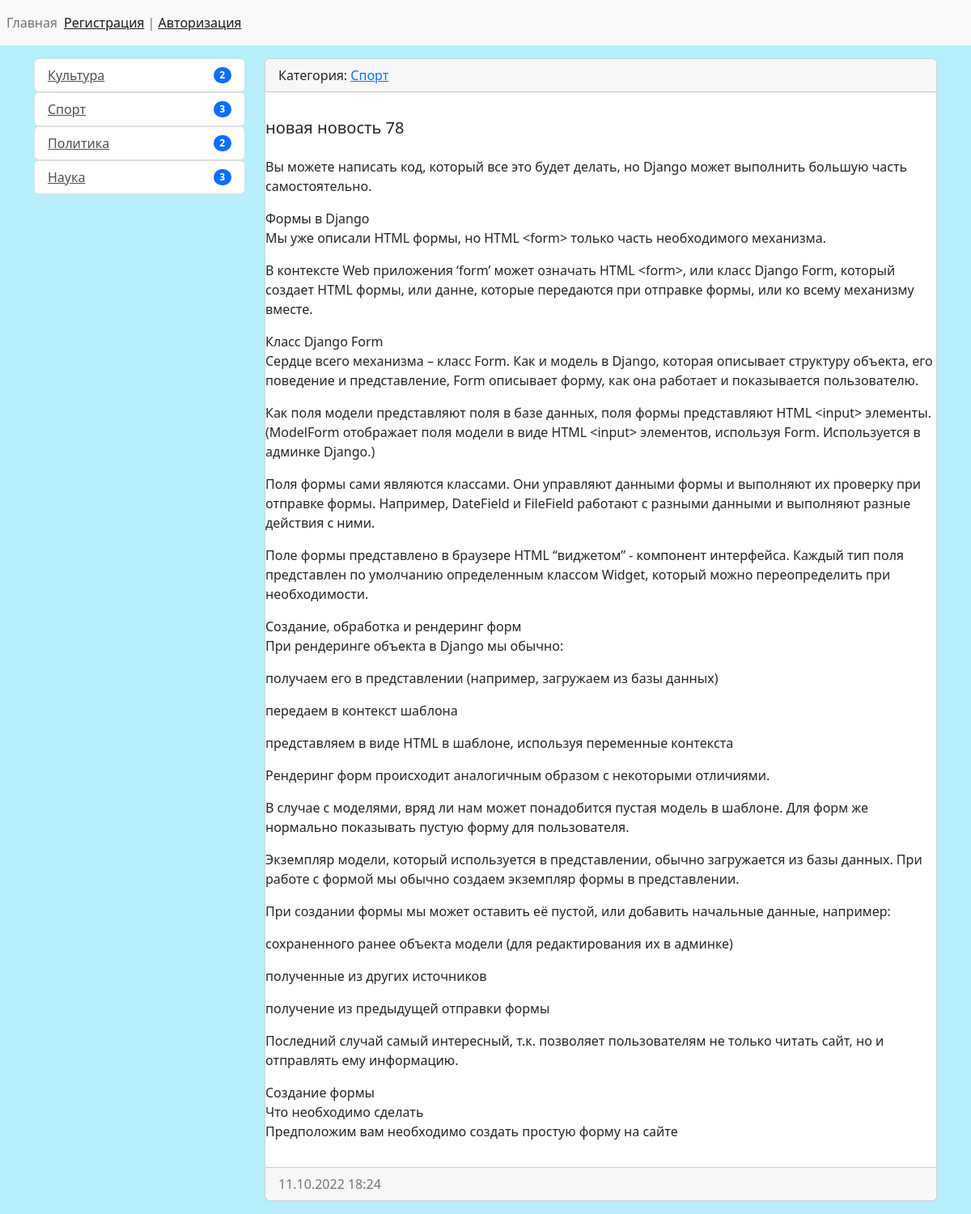
The page /news/13/ on the database as committed earlier.
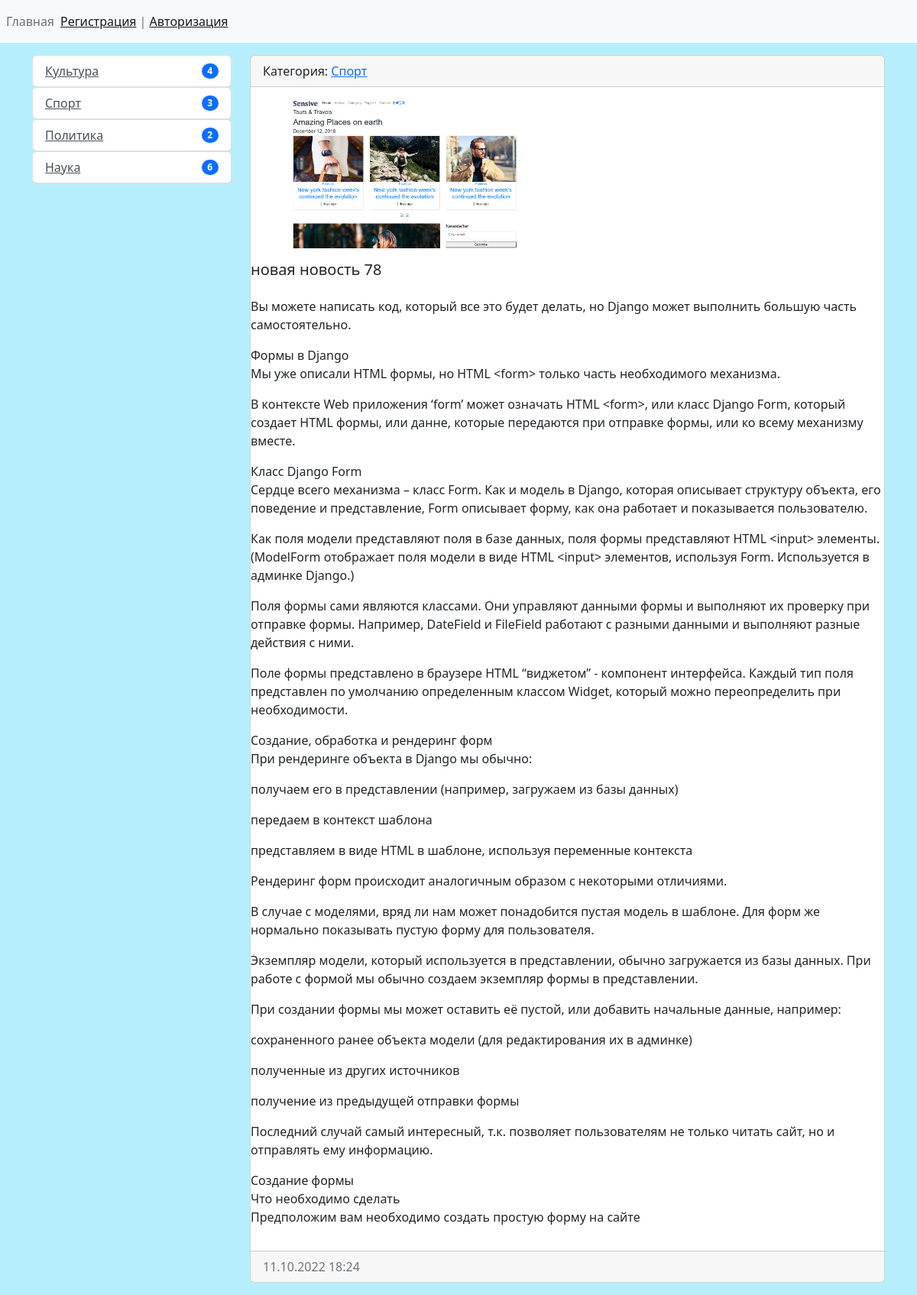
The same page on the database as committed later.
### news/models.py (models this page shows, shortened)
class Category(models.Model):
    title = models.CharField(
        max_length=150, db_index=True,
        verbose_name='Название категории'
    )
    def get_absolute_url(self):
        return reverse(
            'category',
            kwargs={"category_id": self.pk, }
        )
    def __str__(self):
        return self.title
    class Meta:
        verbose_name = 'Категория'
        verbose_name_plural = 'Категории'
        ordering = ['title']

class News(models.Model):
    title = models.CharField(max_length=150, verbose_name='Название')
    content = models.TextField(blank=True, verbose_name='Описание')
    created_at = models.DateTimeField(auto_now_add=True, verbose_name='Время создания')
    update_at = models.DateTimeField(auto_now=True, verbose_name='Время обновления')
    photo = models.ImageField(upload_to='photos/%Y/%m/%d/', verbose_name='Фото', blank=True)
    is_published = models.BooleanField(default=True, verbose_name='Опубликовано')
    category = models.ForeignKey('Category', on_delete=models.PROTECT, verbose_name='Категория', )
    views = models.IntegerField(default=0)
    class Meta:
        verbose_name = 'Новость'
        verbose_name_plural = 'Новости'
        ordering = ['-created_at', '-title']

### news/views.py (the view)
# urls.py: path('news/<int:pk>/', ViewNews.as_view(), name='view_news'),
class ViewNews(DetailView):
    model = News
    template_name = 'news/view_news.html'
    context_object_name = 'news_item'

### news/templatetags/news_tags.py (called while the page is built)
@register.inclusion_tag('news/list_categories.html')
def show_categories():
    categories = Category.objects.annotate(cnt=Count('news', filter=F('news__is_published'))).filter(cnt__gt=0)
    return {"categories": categories, }

### news/templates/news/view_news.html (shortened to what this page needs)
{% extends 'base.html' %}
{% block sidebar %}
{% include 'inc/_sidebar.html' %}
{% endblock %}
{% block content %}
    <div class="card mb-3">
        <div class="card-header">
            Категория: <a href="{{ news_item.category.get_absolute_url }}">{{ news_item.category }}</a>
        </div>
        <div class="card-body">
            {% if news_item.photo %}
            <img src="{{ news_item.photo.url }}" alt="" width="350"  class="float-start mr-3">
            {% else %}
            <img src="https://avatarko.ru/img/kartinka/33/multfilm_lyagushka_32117.jpg" alt="" width="350"  class="float-start mr-3">
            {% endif %}
        </div>
             <h5 class="card-title">{{ news_item.title }}</h5>
             <p class="card-text">{{ news_item.content|linebreaks}}</p>
        <div class="card-footer text-muted">
            {{ news_item.created_at|date:"d.m.Y H:i" }}
        </div>
    </div>
{% endblock %}

### templates/base.html (shortened to what this page needs)
{% load static %}
<!doctype html>
<html lang="en">
  <head>
    <link rel="stylesheet" href="{% static 'bootstrap/css/bootstrap.min.css' %}">
    <link rel="stylesheet" href="{% static 'css/style.css' %}">
  </head>
  <body>
{% include 'inc/_nav.html' %}
<div class="container mt-3">
    <div class="row">
    <div class="col-md-3">
        {% block sidebar %}SIDEBAR{% endblock %}
    </div>
    <div class="col-md-9">
        {% block content %}CONTENT{% endblock %}
    </div>
    </div>
</div>
</body>
</html>

### templates/inc/_nav.html (shortened to what this page needs)
<nav class="navbar navbar-expand-lg navbar-light bg-light">
    <div class="collapse navbar-collapse" id="navbarSupportedContent">
        <ul class="navbar-nav mr-auto">
            <li class="nav-item"><a class="nav-link" href="{% url 'home' %}">Главная</a></li>
        </ul>
            <span class="navbar-text">
                {% if request.user.is_authenticated %}
                    Добро пожаловать, {{ user.username }}| <a href="{% url 'logout' %}">Выход</a>
                {% else %}
                    <div class="ml-4">
                    <a href="{% url 'register' %}">Регистрация</a> | <a href="{% url 'login' %}">Авторизация</a>
                    </div>
                {% endif %}
            </span>
    </div>
</nav>

### templates/inc/_sidebar.html (shortened to what this page needs)
{% load news_tags %}
{% show_categories %}

### news/templates/news/list_categories.html
<div class="list-group">
    {% for item in categories %}
    <ul class="list-group">
        <li class="list-group-item d-flex justify-content-between align-items-center">
            <a href="{{ item.get_absolute_url }}" class="list-group-item-action">{{ item.title }}</a>
            <span class="badge bg-primary rounded-pill">{{ item.cnt }}</span>
        </li>
    </ul>
    {% endfor %}
</div>

### djangoProject/static/css/style.css (style rules this page uses)
body { background-color: #b6effb; }
#navbarSupportedContent { text-align: left; }

Rows that differ between the two databases and show on the page:
computed for Category "Культура": cnt "2" → "4"
computed for Category "Наука": cnt "3" → "6"
changed News "новая новость 78": photo: picture added
